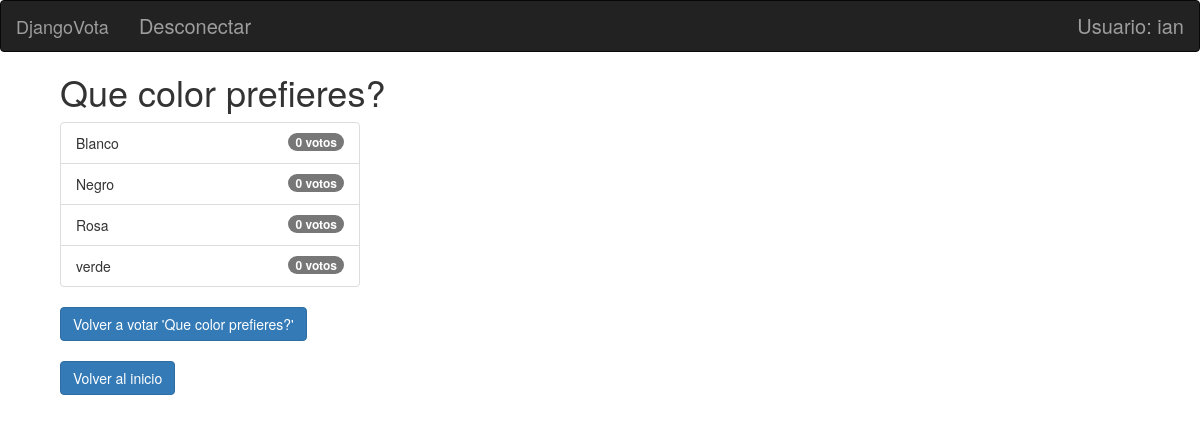
The app's page /8/results/ (signed in) with its own data.
### polls/models.py (models this page shows, shortened)
class Pregunta(models.Model):
	author = models.ForeignKey(settings.AUTH_USER_MODEL,on_delete=models.CASCADE,)
	textPregunta = models.CharField(max_length=200)
	dataPubli = models.DateTimeField('Fecha de publicacion')

class Respuesta(models.Model):
	pregunta = models.ForeignKey(Pregunta, on_delete=models.CASCADE)
	textRespuesta = models.CharField(max_length=200)
	def sum(self):
		return Voto.objects.filter(respuesta=self).count()

### polls/views.py (the view)
# urls.py: path('<int:pk>/results/', views.ResultsView.as_view(), name='results'),
class ResultsView(generic.DetailView):
    model = Pregunta
    template_name = 'polls/results.html'

### polls/templates/polls/results.html
{% extends 'base_generic.html' %}
{%block content%}
{% load static %}
<link rel="stylesheet" type="text/css" href="{% static 'polls/style.css' %}" />
<link rel="stylesheet" href="//netdna.bootstrapcdn.com/bootstrap/3.1.0/css/bootstrap.min.css">
<div class="containter" style="margin-left: 5%;">
<h1>{{ pregunta.textPregunta }}</h1>
<ul class="list-group" style="width: 300px;">
{% for respuesta in pregunta.respuesta_set.all %}
    <li class="list-group-item">{{ respuesta.textRespuesta }}<span class="badge">{{ respuesta.sum }} voto{{ respuesta.sum|pluralize }}</span></li>
{% endfor %}
</ul>
<a href="{% url 'polls:detail' pregunta.id %}"><input type="button" value="Volver a votar '{{ pregunta.textPregunta }}'" class="btn btn-primary"></a></br></br>
<a href="http://127.0.0.1:8000/index/" class="btn btn-primary">Volver al inicio</a>
{%endblock%}

### polls/templates/base_generic.html (shortened to what this page needs)
<!DOCTYPE html>
<html lang="ES">
<head>
    <link rel="stylesheet" href="//netdna.bootstrapcdn.com/bootstrap/3.1.0/css/bootstrap.min.css">
</head>
<body>
<nav class="navbar navbar-inverse" role="navigation">
  <div class="navbar-header">
    <a class="navbar-brand" href="/">DjangoVota</a>
  </div>
  <div class="collapse navbar-collapse navbar-ex1-collapse">
    <ul class="nav navbar-nav">
        {% if user.is_authenticated %}
         <li><a href="{% url "logout" %}">Desconectar</a></li>
        {% else %}
          <li><a href="/accounts/login">Conectar</a></li>
        {%endif%}
    </ul>
    <ul class="nav navbar-nav navbar-right">
      <li><a href="#">{% if user.is_authenticated %}
        				Usuario: {{user}}
    				  {% else %}
        				Usuario desconectado
    				  {% endif %}
	</a></li>
    </ul>
  </div>
</nav>
{% block content %}
{% endblock %}
</body>
</html>

### polls/static/polls/style.css (style rules this page uses)
li a { color: Black; font-size: 20px; }
body { background: white url("images/fondo.png"); background-size: 100% 100%; }
input { padding:5px 15px; background:#ccc; border:0 none; cursor:pointer; -webkit-border-radius: 5px; border-radius: 5px; }

### records on screen
Pregunta: textPregunta "Que color prefieres?", textPregunta "Volver a votar 'Que color prefieres?'"
Respuesta: textRespuesta "Blanco", sum "0"
Respuesta: textRespuesta "Negro", sum "0"
Respuesta: textRespuesta "Rosa", sum "0"
Respuesta: textRespuesta "verde", sum "0"

### other values on screen
{{ user }} "ian"
